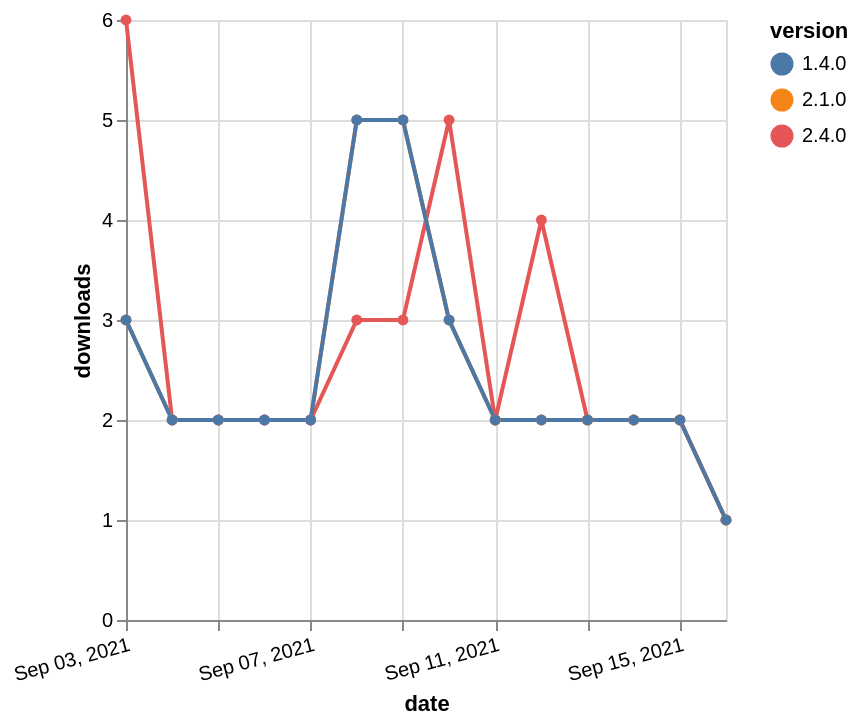

Write a Vega-Lite specification for this figure.
### Vega-Lite specification from a JSON file in a GitHub repository (floating-point values rounded to 4 significant figures)
{"$schema": "https://vega.github.io/schema/vega-lite/v5.json", "description": "A simple bar chart with embedded data.", "data": {"values": [{"date": "2021-09-03", "total": 2522, "delta": 6, "version": "2.4.0"}, {"date": "2021-09-04", "total": 2524, "delta": 2, "version": "2.4.0"}, {"date": "2021-09-05", "total": 2526, "delta": 2, "version": "2.4.0"}, {"date": "2021-09-06", "total": 2528, "delta": 2, "version": "2.4.0"}, {"date": "2021-09-07", "total": 2530, "delta": 2, "version": "2.4.0"}, {"date": "2021-09-08", "total": 2533, "delta": 3, "version": "2.4.0"}, {"date": "2021-09-09", "total": 2536, "delta": 3, "version": "2.4.0"}, {"date": "2021-09-10", "total": 2541, "delta": 5, "version": "2.4.0"}, {"date": "2021-09-11", "total": 2543, "delta": 2, "version": "2.4.0"}, {"date": "2021-09-12", "total": 2547, "delta": 4, "version": "2.4.0"}, {"date": "2021-09-13", "total": 2549, "delta": 2, "version": "2.4.0"}, {"date": "2021-09-14", "total": 2551, "delta": 2, "version": "2.4.0"}, {"date": "2021-09-15", "total": 2553, "delta": 2, "version": "2.4.0"}, {"date": "2021-09-16", "total": 2554, "delta": 1, "version": "2.4.0"}, {"date": "2021-09-03", "total": 4120, "delta": 3, "version": "2.1.0"}, {"date": "2021-09-04", "total": 4122, "delta": 2, "version": "2.1.0"}, {"date": "2021-09-05", "total": 4124, "delta": 2, "version": "2.1.0"}, {"date": "2021-09-06", "total": 4126, "delta": 2, "version": "2.1.0"}, {"date": "2021-09-07", "total": 4128, "delta": 2, "version": "2.1.0"}, {"date": "2021-09-08", "total": 4133, "delta": 5, "version": "2.1.0"}, {"date": "2021-09-09", "total": 4138, "delta": 5, "version": "2.1.0"}, {"date": "2021-09-10", "total": 4141, "delta": 3, "version": "2.1.0"}, {"date": "2021-09-11", "total": 4143, "delta": 2, "version": "2.1.0"}, {"date": "2021-09-12", "total": 4145, "delta": 2, "version": "2.1.0"}, {"date": "2021-09-13", "total": 4147, "delta": 2, "version": "2.1.0"}, {"date": "2021-09-14", "total": 4149, "delta": 2, "version": "2.1.0"}, {"date": "2021-09-15", "total": 4151, "delta": 2, "version": "2.1.0"}, {"date": "2021-09-16", "total": 4152, "delta": 1, "version": "2.1.0"}, {"date": "2021-09-03", "total": 3679, "delta": 3, "version": "1.4.0"}, {"date": "2021-09-04", "total": 3681, "delta": 2, "version": "1.4.0"}, {"date": "2021-09-05", "total": 3683, "delta": 2, "version": "1.4.0"}, {"date": "2021-09-06", "total": 3685, "delta": 2, "version": "1.4.0"}, {"date": "2021-09-07", "total": 3687, "delta": 2, "version": "1.4.0"}, {"date": "2021-09-08", "total": 3692, "delta": 5, "version": "1.4.0"}, {"date": "2021-09-09", "total": 3697, "delta": 5, "version": "1.4.0"}, {"date": "2021-09-10", "total": 3700, "delta": 3, "version": "1.4.0"}, {"date": "2021-09-11", "total": 3702, "delta": 2, "version": "1.4.0"}, {"date": "2021-09-12", "total": 3704, "delta": 2, "version": "1.4.0"}, {"date": "2021-09-13", "total": 3706, "delta": 2, "version": "1.4.0"}, {"date": "2021-09-14", "total": 3708, "delta": 2, "version": "1.4.0"}, {"date": "2021-09-15", "total": 3710, "delta": 2, "version": "1.4.0"}, {"date": "2021-09-16", "total": 3711, "delta": 1, "version": "1.4.0"}]}, "width": "container", "mark": {"type": "line", "point": {"filled": true}}, "encoding": {"x": {"field": "date", "type": "temporal", "timeUnit": "yearmonthdate", "title": "date", "axis": {"labelAngle": -15}}, "y": {"field": "delta", "type": "quantitative", "title": "downloads"}, "color": {"field": "version", "type": "nominal"}, "tooltip": {"field": "delta"}}}
